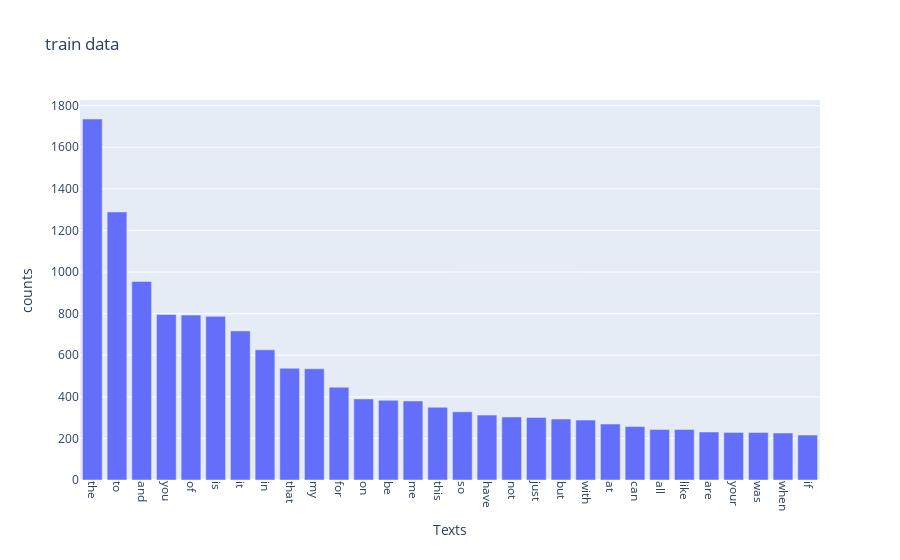
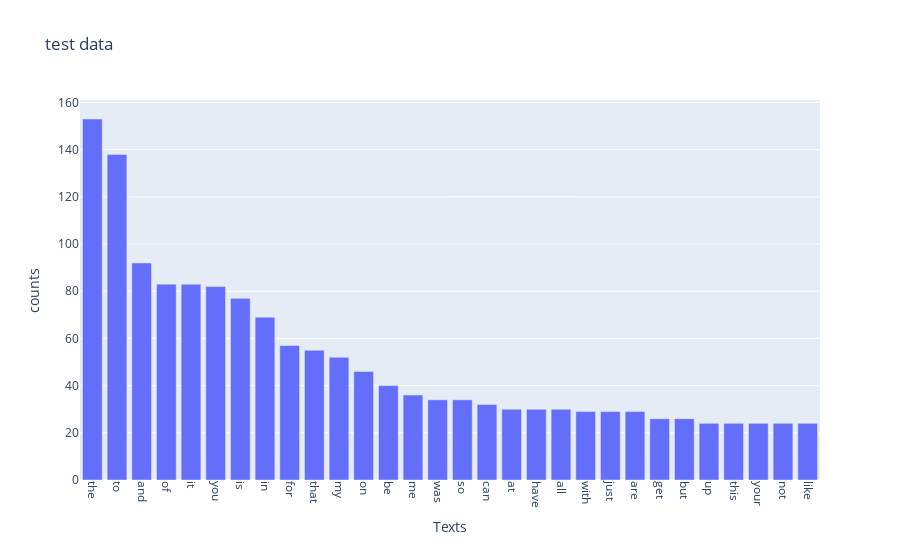

Write notebook code for charts like these, in order.
### Markdown cell above
# First Part：

### Code cell
### Begin Assignment Here
'''
Here is the exercise of DM2023-Lab2-Master
'''
# Exercise 1
print("-" * 15, "Exercise 1", "-" * 15)
import numpy as np
import pandas as pd
import plotly.express as px
from sklearn.feature_extraction.text import CountVectorizer

### training data
anger_train = pd.read_csv("C:/NTHU/data mining/DM2023-Lab2-Master/data/semeval/train/anger-ratings-0to1.train.txt",
                         sep="\t", header=None,names=["id", "text", "emotion", "intensity"])
sadness_train = pd.read_csv("C:/NTHU/data mining/DM2023-Lab2-Master/data/semeval/train/sadness-ratings-0to1.train.txt",
                         sep="\t", header=None, names=["id", "text", "emotion", "intensity"])
fear_train = pd.read_csv("C:/NTHU/data mining/DM2023-Lab2-Master/data/semeval/train/fear-ratings-0to1.train.txt",
                         sep="\t", header=None, names=["id", "text", "emotion", "intensity"])
joy_train = pd.read_csv("C:/NTHU/data mining/DM2023-Lab2-Master/data/semeval/train/joy-ratings-0to1.train.txt",
                         sep="\t", header=None, names=["id", "text", "emotion", "intensity"])
# combine 4 sub-dataset
train_df = pd.concat([anger_train, fear_train, joy_train, sadness_train], ignore_index=True)

### testing data
anger_test = pd.read_csv("C:/NTHU/data mining/DM2023-Lab2-Master/data/semeval/dev/anger-ratings-0to1.dev.gold.txt",
                         sep="\t", header=None, names=["id", "text", "emotion", "intensity"])
sadness_test = pd.read_csv("C:/NTHU/data mining/DM2023-Lab2-Master/data/semeval/dev/sadness-ratings-0to1.dev.gold.txt",
                         sep="\t", header=None, names=["id", "text", "emotion", "intensity"])
fear_test = pd.read_csv("C:/NTHU/data mining/DM2023-Lab2-Master/data/semeval/dev/fear-ratings-0to1.dev.gold.txt",
                         sep="\t", header=None, names=["id", "text", "emotion", "intensity"])
joy_test = pd.read_csv("C:/NTHU/data mining/DM2023-Lab2-Master/data/semeval/dev/joy-ratings-0to1.dev.gold.txt",
                         sep="\t", header=None, names=["id", "text", "emotion", "intensity"])

# combine 4 sub-dataset
test_df = pd.concat([anger_test, fear_test, joy_test, sadness_test], ignore_index=True)
# shuffle dataset
train_df = train_df.sample(frac=1)
test_df = test_df.sample(frac=1)

train_count_vect = CountVectorizer()
test_count_vect = CountVectorizer()
train_counts = train_count_vect.fit_transform(train_df.text)
test_counts = test_count_vect.fit_transform(test_df.text)

train_term_frequencies = np.asarray(train_counts.sum(axis=0))[0]
test_term_frequencies = np.asarray(test_counts.sum(axis=0))[0]

#找 train data 中前30高的 word frequency
top_indices = np.argsort(-train_term_frequencies)[:30]  # 從高到低取前30個索引
selected_texts = [train_count_vect.get_feature_names_out()[i] for i in top_indices]  # 根據索引取得詞彙
selected_counts = train_term_frequencies[top_indices]  # 根據索引取得對應的次數

train_term_frequencies_dict = {'Texts': selected_texts, 'counts': selected_counts}
df = pd.DataFrame(train_term_frequencies_dict)

fig = px.bar(df, x='Texts', y='counts', title='train data')
fig.update_xaxes(tickangle=90)
fig.show()

#找 test data 中前30高的 word frequency
top_indices = np.argsort(-test_term_frequencies)[:30]  # 從高到低取前30個索引
selected_texts = [test_count_vect.get_feature_names_out()[i] for i in top_indices]  # 根據索引取得詞彙
selected_counts = test_term_frequencies[top_indices]  # 根據索引取得對應的次數

test_term_frequencies_dict = {'Texts': selected_texts, 'counts': selected_counts}
df = pd.DataFrame(test_term_frequencies_dict)

fig = px.bar(df, x='Texts', y='counts', title='test data')
fig.update_xaxes(tickangle=90)
fig.show()

print("-" * 42)

### Figure 1 — Plotly figure (JSON) as saved in the notebook; plotly's stock layout.template omitted (floating-point values rounded to 4 significant figures)
{"data": [{"alignmentgroup": "True", "hovertemplate": "Texts=%{x}<br>counts=%{y}<extra></extra>", "legendgroup": "", "marker": {"color": "#636efa", "pattern": {"shape": ""}}, "name": "", "offsetgroup": "", "orientation": "v", "showlegend": false, "textposition": "auto", "type": "bar", "x": ["the", "to", "and", "you", "of", "is", "it", "in", "that", "my", "for", "on", "be", "me", "this", "so", "have", "not", "just", "but", "with", "at", "can", "all", "like", "are", "your", "was", "when", "if"], "xaxis": "x", "y": [1736, 1289, 955, 796, 793, 787, 717, 626, 537, 535, 446, 390, 383, 380, 350, 328, 312, 303, 301, 293, 288, 269, 257, 243, 243, 231, 229, 228, 226, 216], "yaxis": "y"}], "layout": {"barmode": "relative", "legend": {"tracegroupgap": 0}, "title": {"text": "train data"}, "xaxis": {"anchor": "y", "domain": [0, 1], "tickangle": 90, "title": {"text": "Texts"}}, "yaxis": {"anchor": "x", "domain": [0, 1], "title": {"text": "counts"}}}}

### Figure 2 — Plotly figure (JSON) as saved in the notebook; plotly's stock layout.template omitted (floating-point values rounded to 4 significant figures)
{"data": [{"alignmentgroup": "True", "hovertemplate": "Texts=%{x}<br>counts=%{y}<extra></extra>", "legendgroup": "", "marker": {"color": "#636efa", "pattern": {"shape": ""}}, "name": "", "offsetgroup": "", "orientation": "v", "showlegend": false, "textposition": "auto", "type": "bar", "x": ["the", "to", "and", "of", "it", "you", "is", "in", "for", "that", "my", "on", "be", "me", "was", "so", "can", "at", "have", "all", "with", "just", "are", "get", "but", "up", "this", "your", "not", "like"], "xaxis": "x", "y": [153, 138, 92, 83, 83, 82, 77, 69, 57, 55, 52, 46, 40, 36, 34, 34, 32, 30, 30, 30, 29, 29, 29, 26, 26, 24, 24, 24, 24, 24], "yaxis": "y"}], "layout": {"barmode": "relative", "legend": {"tracegroupgap": 0}, "title": {"text": "test data"}, "xaxis": {"anchor": "y", "domain": [0, 1], "tickangle": 90, "title": {"text": "Texts"}}, "yaxis": {"anchor": "x", "domain": [0, 1], "title": {"text": "counts"}}}}
